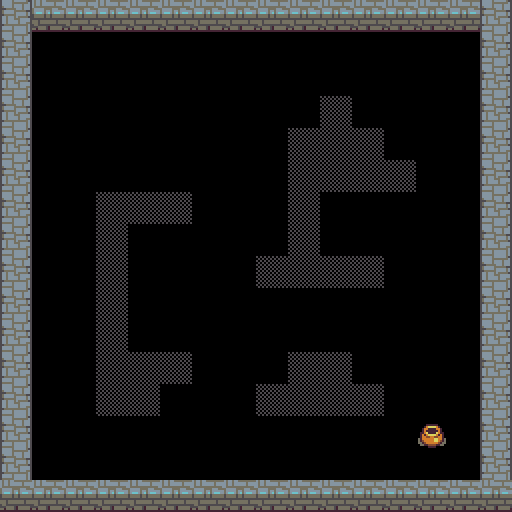

The image is a tile-based game level rendered from a .tmx file. Its description and source (layers, tilesets, objects; grid data summarised) follow:
An orthogonal 16x16 tile map with 32x32 px tiles, 2 tile layers (bg2, obstacles), 2 hidden layers not drawn.

<map version="1.0" orientation="orthogonal" renderorder="right-down" width="16" height="16" tilewidth="32" tileheight="32" nextobjectid="1">
 <tileset firstgid="1" name="tiny-Complete-Spritesheet-32x32-fruits" tilewidth="32" tileheight="32">
  <image source="../SpriteSheet-32x32/tiny-Complete-Spritesheet-32x32-fruits.bmp" width="512" height="512" />
 </tileset>
 <layer name="bg1" width="16" height="16" visible="0">
  <data>[256 cells, 256 non-empty, 1 distinct tile ids]</data>
 </layer>
 <layer name="bg2" width="16" height="16">
  <data>[256 cells, 1 non-empty, 1 distinct tile ids]</data>
 </layer>
 <layer name="obstacles" width="16" height="16">
  <data>[256 cells, 92 non-empty, 3 distinct tile ids]</data>
 </layer>
 <layer name="joueur" width="16" height="16" visible="0">
  <data>[256 cells, 1 non-empty, 1 distinct tile ids]</data>
 </layer>
</map>
